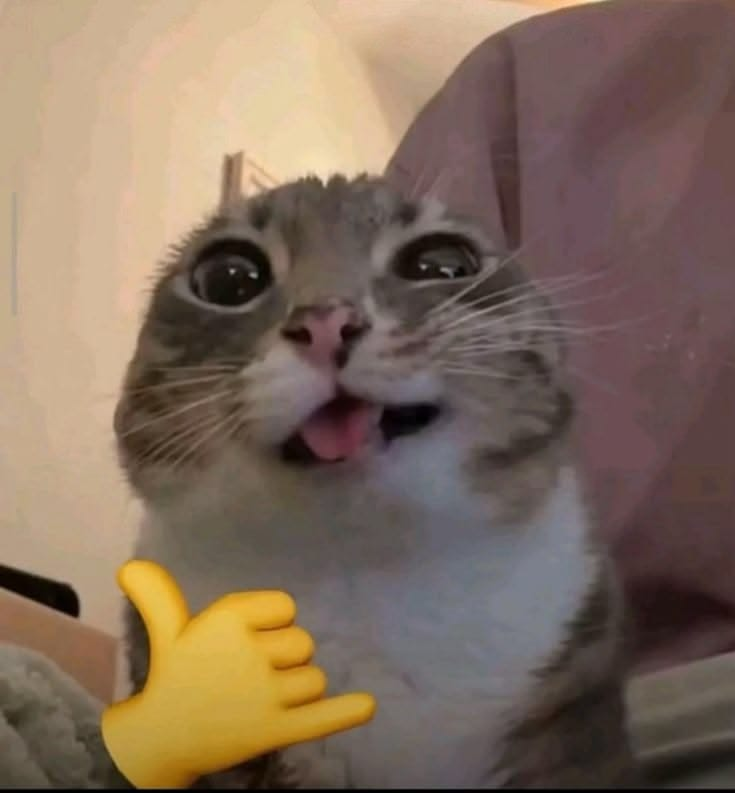
#> input picture opencv/cat.jpeg, 735 x 793 px
$ jupyter execute cat.ipynb
#> lines starting #> are read from the running program, lines starting #| are printed output that depends on the picture
[cell 1]
import cv2
import numpy as np

[cell 2]
img = cv2.imread("cat.jpeg")
#> img is the input picture: shape (793, 735, 3); mean B, G, R 92.9, 108.9, 129.2
if img is None:
    print("Image not found!")
    exit()
print("Image loaded successfully")

[cell 3]
rotated=cv2.rotate(img, cv2.ROTATE_90_CLOCKWISE)
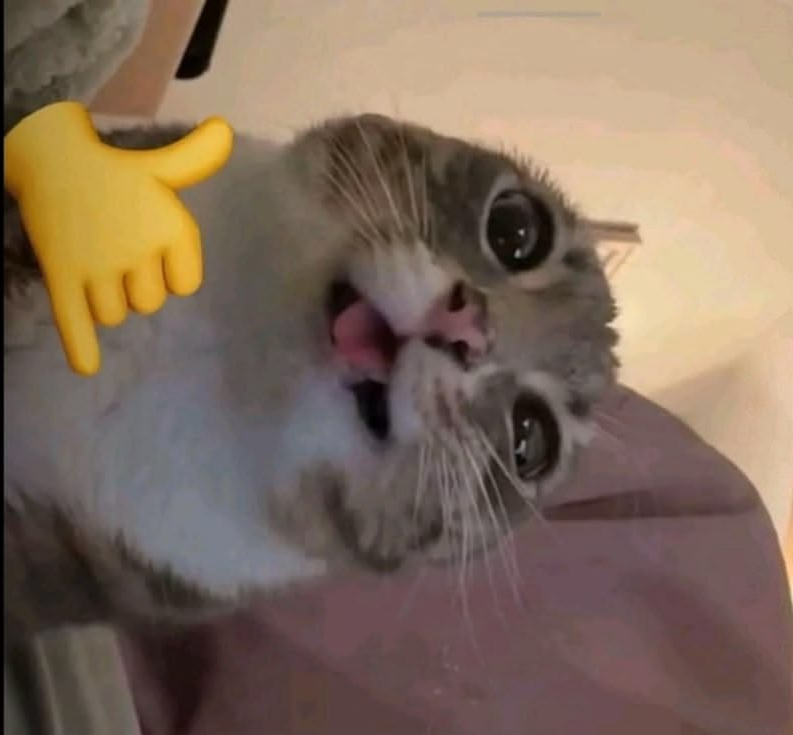
#> rotated: shape (735, 793, 3); mean B, G, R 92.9, 108.9, 129.2
cv2.imshow("Cat Rotated Image", rotated)
cv2.waitKey(0)

[cell 4]
resized = cv2.resize(img,(500, 300))
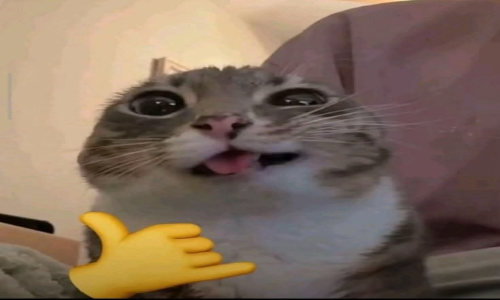
#> resized: shape (300, 500, 3); mean B, G, R 92.8, 108.9, 129.1
cv2.imshow("Cat Resized Image",resized)
cv2.waitKey(0)

[cell 5]
flipped = cv2.flip(img,1)
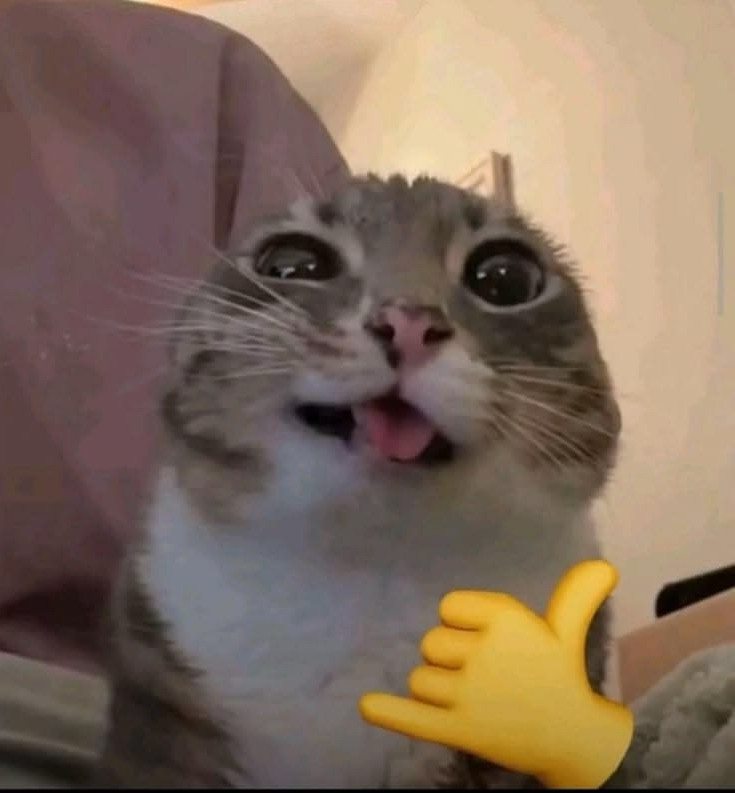
#> flipped: shape (793, 735, 3); mean B, G, R 92.9, 108.9, 129.2
cv2.imshow("Flipped Image",flipped)
cv2.waitKey(0)

[cell 6]
cropped = img[100:400, 100:500]
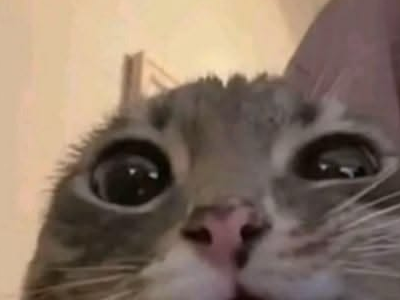
#> cropped: shape (300, 400, 3); mean B, G, R 100.5, 115.3, 134.4
cv2.imshow("Cat Cropped Image", cropped)
cv2.waitKey(0)

[cell 7]
height,width = img.shape[:2]
#> height = 793; width = 735
matrix = np.float32([[1, 0, 100],
                     [0, 1, 50]])
translated = cv2.warpAffine(img, matrix, (width,height))
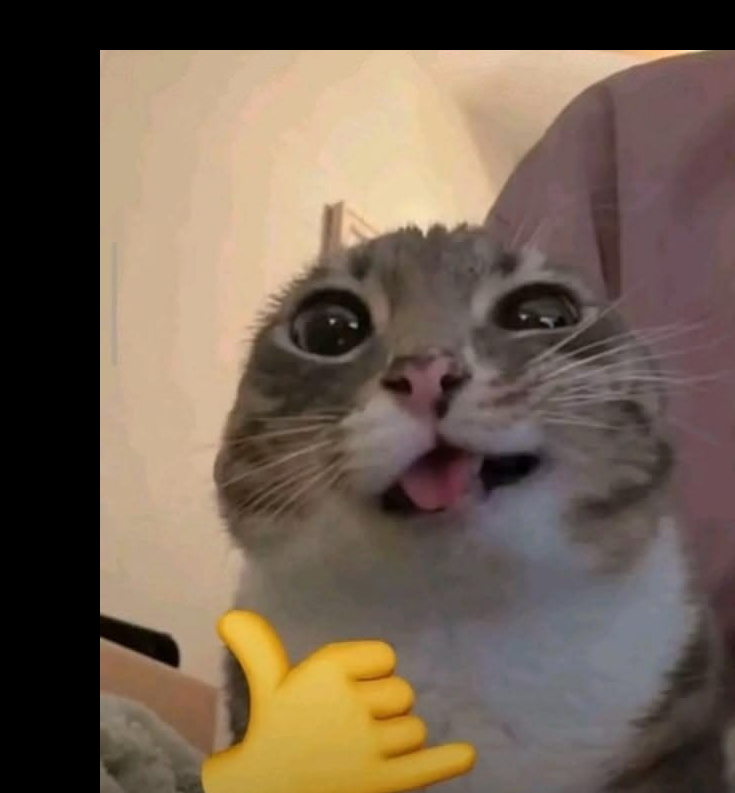
#> translated: shape (793, 735, 3); mean B, G, R 81.1, 95.9, 112.3
cv2.imshow("Cat Translated Image", translated)
cv2.waitKey(0)
